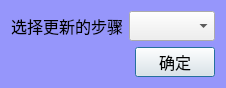
<?xml version="1.0" encoding="UTF-8"?>
<ui version="4.0">
 <class>clsSelectUpdateStep</class>
 <widget class="QDialog" name="clsSelectUpdateStep">
  <property name="geometry">
   <rect>
    <x>0</x>
    <y>0</y>
    <width>221</width>
    <height>88</height>
   </rect>
  </property>
  <property name="windowTitle">
   <string>步骤更新</string>
  </property>
  <property name="styleSheet">
   <string notr="true">QDialog
{
	background-color:rgb(150,150,251);
}</string>
  </property>
  <layout class="QVBoxLayout" name="verticalLayout">
   <item>
    <layout class="QHBoxLayout" name="horizontalLayout_2">
     <item>
      <widget class="QLabel" name="label">
       <property name="font">
        <font>
         <family>楷体</family>
         <pointsize>12</pointsize>
        </font>
       </property>
       <property name="text">
        <string>选择更新的步骤</string>
       </property>
      </widget>
     </item>
     <item>
      <widget class="QComboBox" name="cmbSteps">
       <property name="minimumSize">
        <size>
         <width>0</width>
         <height>30</height>
        </size>
       </property>
       <property name="font">
        <font>
         <family>楷体</family>
         <pointsize>12</pointsize>
        </font>
       </property>
      </widget>
     </item>
    </layout>
   </item>
   <item>
    <layout class="QHBoxLayout" name="horizontalLayout">
     <item>
      <spacer name="horizontalSpacer">
       <property name="orientation">
        <enum>Qt::Horizontal</enum>
       </property>
       <property name="sizeHint" stdset="0">
        <size>
         <width>40</width>
         <height>20</height>
        </size>
       </property>
      </spacer>
     </item>
     <item>
      <widget class="QPushButton" name="btnOk">
       <property name="minimumSize">
        <size>
         <width>0</width>
         <height>30</height>
        </size>
       </property>
       <property name="font">
        <font>
         <family>楷体</family>
         <pointsize>12</pointsize>
        </font>
       </property>
       <property name="text">
        <string>确定</string>
       </property>
      </widget>
     </item>
    </layout>
   </item>
  </layout>
 </widget>
 <resources/>
 <connections/>
</ui>
